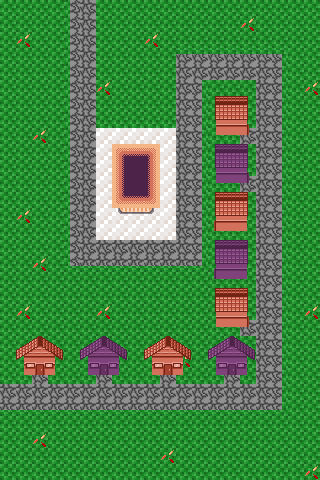

A 2D game scene composited from a Tiled map and its tileset images. What follows is a short description and the map's XML, with every tile layer's data as written:
An orthogonal 20x30 tile map with 16x16 px tiles, 2 tile layers (Tile Layer 1, houses) and 10 objects.

<map version="1.9" tiledversion="1.9.2" orientation="orthogonal" renderorder="right-down" width="20" height="30" tilewidth="16" tileheight="16" infinite="0" nextlayerid="4" nextobjectid="12">
 <tileset firstgid="1" source="tilemap.tsx" />
 <layer id="1" name="Tile Layer 1" width="20" height="30">
  <data encoding="csv">
2,2,2,2,65,66,2,2,2,2,2,2,2,2,2,2,2,2,2,2,
2,2,2,2,65,66,2,2,2,2,2,2,2,2,2,1,2,2,2,2,
2,1,2,2,65,66,2,2,2,1,2,2,2,2,2,2,2,2,2,2,
2,2,2,2,65,66,2,2,2,2,2,34,34,34,34,34,34,35,2,2,
2,2,2,2,65,66,2,2,2,2,2,66,66,66,66,66,66,67,2,2,
2,2,2,2,65,66,1,2,2,2,2,66,67,2,2,2,66,67,2,1,
2,2,2,2,65,66,2,2,2,2,2,66,67,2,2,2,66,67,2,2,
2,2,2,2,65,66,2,2,2,2,2,66,67,2,2,2,66,67,2,2,
2,2,1,2,65,66,258,258,258,258,258,66,67,2,2,66,66,67,2,2,
2,2,2,2,65,66,258,129,130,131,258,66,67,2,2,2,66,67,2,2,
2,2,2,2,65,66,258,161,162,163,258,66,67,2,2,2,66,67,2,2,
2,2,2,2,65,66,258,161,162,163,258,66,67,2,2,66,66,67,2,2,
2,2,2,2,65,66,258,193,194,195,258,66,67,2,2,2,66,67,2,2,
2,1,2,2,65,66,258,225,226,227,258,66,67,2,2,2,66,67,2,2,
2,2,2,2,65,66,258,258,258,258,258,66,67,2,2,2,66,67,2,2,
2,2,2,2,65,66,66,66,66,66,66,66,67,2,1,2,66,67,2,2,
2,2,1,2,97,98,98,98,98,98,98,98,99,2,2,2,66,67,2,2,
2,2,2,2,2,2,2,2,2,2,2,2,2,2,2,2,66,67,2,2,
2,2,2,2,2,2,2,2,2,2,2,2,2,2,2,2,66,67,2,2,
2,1,2,2,2,2,1,2,2,2,2,2,2,2,2,2,66,67,2,1,
2,2,2,2,2,2,2,2,2,2,2,2,2,2,2,66,66,67,2,2,
2,2,2,2,2,2,2,2,2,2,2,2,2,2,2,2,66,67,2,2,
2,2,2,2,2,2,2,2,2,2,2,1,2,2,2,2,66,67,2,2,
2,2,66,2,2,2,66,2,2,2,66,2,2,2,66,2,66,67,2,2,
66,66,66,66,66,66,66,66,66,66,66,66,66,66,66,66,66,67,2,2,
98,98,98,98,98,98,98,98,98,98,98,98,98,98,98,98,98,99,2,2,
2,2,2,2,2,2,2,2,2,2,2,2,2,2,2,2,2,2,2,2,
2,2,1,2,2,2,2,2,2,2,2,2,2,2,2,2,2,2,2,2,
2,2,2,2,2,2,2,2,2,2,1,2,2,2,2,2,2,2,2,2,
2,2,2,2,2,2,2,2,2,2,2,2,2,2,2,2,2,2,2,1
</data>
 </layer>
 <layer id="2" name="houses" width="20" height="30">
  <data encoding="csv">
0,0,0,0,0,0,0,0,0,0,0,0,0,0,0,0,0,0,0,0,
0,0,0,0,0,0,0,0,0,0,0,0,0,0,0,0,0,0,0,0,
0,0,0,0,0,0,0,0,0,0,0,0,0,0,0,0,0,0,0,0,
0,0,0,0,0,0,0,0,0,0,0,0,0,0,0,0,0,0,0,0,
0,0,0,0,0,0,0,0,0,0,0,0,0,0,0,0,0,0,0,0,
0,0,0,0,0,0,0,0,0,0,0,0,0,0,0,0,0,0,0,0,
0,0,0,0,0,0,0,0,0,0,0,0,0,42,43,44,0,0,0,0,
0,0,0,0,0,0,0,0,0,0,0,0,0,74,75,76,0,0,0,0,
0,0,0,0,0,0,0,0,0,0,0,0,0,106,107,108,0,0,0,0,
0,0,0,0,0,0,0,0,0,0,0,0,0,138,139,140,0,0,0,0,
0,0,0,0,0,0,0,0,0,0,0,0,0,170,171,172,0,0,0,0,
0,0,0,0,0,0,0,0,0,0,0,0,0,202,203,204,0,0,0,0,
0,0,0,0,0,0,0,0,0,0,0,0,0,39,40,41,0,0,0,0,
0,0,0,0,0,0,0,0,0,0,0,0,0,71,72,73,0,0,0,0,
0,0,0,0,0,0,0,0,0,0,0,0,0,103,104,105,0,0,0,0,
0,0,0,0,0,0,0,0,0,0,0,0,0,135,136,137,0,0,0,0,
0,0,0,0,0,0,0,0,0,0,0,0,0,167,168,169,0,0,0,0,
0,0,0,0,0,0,0,0,0,0,0,0,0,199,200,201,0,0,0,0,
0,0,0,0,0,0,0,0,0,0,0,0,0,42,43,44,0,0,0,0,
0,0,0,0,0,0,0,0,0,0,0,0,0,74,75,76,0,0,0,0,
0,0,0,0,0,0,0,0,0,0,0,0,0,106,107,108,0,0,0,0,
0,36,37,38,0,132,133,134,0,36,37,38,0,132,133,134,0,0,0,0,
0,68,69,70,0,164,165,166,0,68,69,70,0,164,165,166,0,0,0,0,
0,100,101,102,0,196,197,198,0,100,101,102,0,196,197,198,0,0,0,0,
0,0,0,0,0,0,0,0,0,0,0,0,0,0,0,0,0,0,0,0,
0,0,0,0,0,0,0,0,0,0,0,0,0,0,0,0,0,0,0,0,
0,0,0,0,0,0,0,0,0,0,0,0,0,0,0,0,0,0,0,0,
0,0,0,0,0,0,0,0,0,0,0,0,0,0,0,0,0,0,0,0,
0,0,0,0,0,0,0,0,0,0,0,0,0,0,0,0,0,0,0,0,
0,0,0,0,0,0,0,0,0,0,0,0,0,0,0,0,0,0,0,0
</data>
 </layer>
 <objectgroup id="3" name="housesPhysics">
  <object id="2" x="215.063" y="96.125" width="33.8125" height="38.875" />
  <object id="3" x="215.063" y="144" width="33.8125" height="39" />
  <object id="4" x="214.063" y="192.063" width="33.875" height="39.0625" />
  <object id="5" x="214" y="240" width="34" height="39.0625" />
  <object id="6" x="112" y="144" width="47.9091" height="63.9091" />
  <object id="7" x="215" y="288" width="34" height="39" />
  <object id="8" x="208.091" y="336.182" width="47.8182" height="39.0909" />
  <object id="9" x="144.364" y="335.818" width="47.6364" height="39.1818" />
  <object id="10" x="80" y="336.455" width="48" height="38.5455" />
  <object id="11" x="16.1818" y="336.091" width="47.8182" height="39.0909" />
 </objectgroup>
</map>